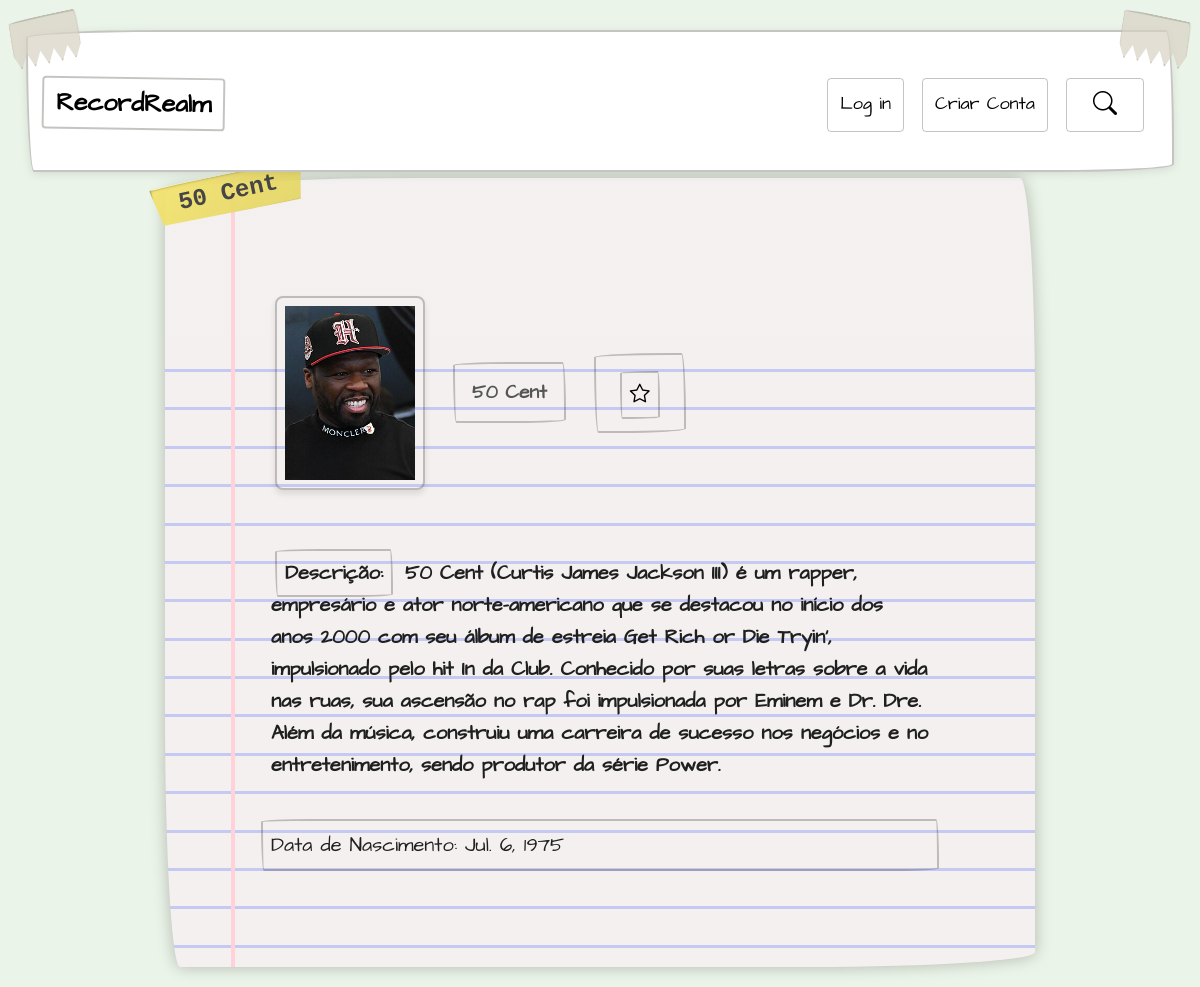
Screenshot of /artista/6/ with the database file from the repository.
### core/models.py (models this page shows, shortened)
class Artist(models.Model):
    id_artista = models.AutoField(primary_key=True)
    nome = models.CharField(max_length=255)
    descricao = models.TextField(null=True, blank=True)
    data_nascimento = models.DateField()
    data_falecimento = models.DateField(null=True, blank=True)
    imagem = models.ImageField(upload_to='artistas/', null=True, blank=True)
    favorito = models.ManyToManyField(User, related_name='artista_favorito', blank=True)

### core/views.py (the view)
# urls.py: path('artista/<int:id_artista>/', views.artista_detail, name='artista_detail'),
def artista_detail(request, id_artista):
    artista = get_object_or_404(Artist, id_artista=id_artista)
    is_favorited = False
    if request.user.is_authenticated:
        is_favorited = artista.favorito.filter(id=request.user.id).exists()
    return render(request, 'core/artista_detail.html', {
        'artista': artista,
        'is_favorited': is_favorited,
    })

### core/templates/core/artista_detail.html (shortened to what this page needs)
{% extends 'core/base.html' %}
{% block content %}
<div class="caixa-perfil paper">
    <div class="album-container label">
        <img class="img" src="{{ artista.imagem.url }}" alt="{{ artista.nome }}" />
        <div class="detalhes_artista">
            <h1 class="fita">{{ artista.nome }}</h1>
            <h2 class="nome_artista label">{{ artista.nome }}</h2>
        </div>
        <form method="post" action="{% url 'toggle_artista_favorito' artista.id_artista %}">
            <button type="submit" class="favorite-button" style="background: none; border: none;">
                {% if user in artista.favorito.all %}
                    <i class="bi bi-star-fill" style="color: gold;"></i>
                {% else %}
                    <i class="bi bi-star"></i>
                {% endif %}
            </button>
        </form>
    </div>
    <p class="label"><strong>Descrição:</strong> {{ artista.descricao }}</p>
    <p>Data de Nascimento: {{ artista.data_nascimento }}</p>
</div>
{% endblock %}

### core/static/css/style.css (style rules this page uses)
body { background: #ebf4e9; margin: 0; padding: 20px; display: flex; justify-content: center; flex-direction: column; }
*:not(html):not(body) { font-family: 'Handwritten', cursive; font-size: 1.25rem; padding: 0.5rem 0.5rem; margin: .5rem .25rem .25rem; outline: none; border-radius: 255px 15px 225px 15px/15px 225px 15px 255px; border: solid 0.1em #4140344E; }
form { display: flex; flex-direction: column; gap: 10px; }
.label { font-weight: bold; margin-bottom: 5px; border-color: transparent; }
:root { --main-line-color: hsl(234, 62%, 86%); --side-line-color: hsl(350, 100%, 91%); --paper-color: hsl(0, 15%, 95%); --ink-color: hsl(0, 0%, 12%); --line-thickness: 3px; --top-space: 4lh; --pink: #ecb2ba; --pink-dark: #c6939a; --tape-gray: #dbd8be; --tape-edge-gray: #b7b49d; --transparent: rgba(255, 255, 255, 0); }
.paper { background: var(--paper-color); margin: 2rem; padding: calc(var(--top-space) - 0.5lh) 3rem 1rem 5.5rem; font-size: 1.5rem; line-height: 1.6; color: var(--ink-color); background-image: linear-gradient( 90deg, transparent, transparent 4rem, var(--side-line-color) 4rem, var(--side-line-color) 4.25rem, transparent 4.25rem ), linear-gradient( var(--paper-color), var(--paper-color) var(--top-space), transparent var(--top-space) ), repeating-linear-gradient( transparent, transparent calc(1lh - var(--line-thickness)), var(--main-line-color) calc(1lh - var(--line-thickness)), var(--main-line-color) 1lh, transparent 1lh ); box-shadow: 0 0 1rem rgb(0 0 0 / 0.25); --bs-card-border-color: rgb(255 255 255 255); display: flex; flex-wrap: wrap; justify-content: space-between; margin: -12px; margin: auto; width: 75%; padding: 10px; }
.caixa-perfil { position: relative; max-width: 100%; margin-right: auto; padding: 90px; display: flex; flex-direction: column; gap: 15px; border-color: transparent; }
:root { --tape-gray: #d8d2c4; --tape-edge-gray: #b5b0a6; }
.fita { font-size: 1.5rem; position: absolute; top: -15px; left: -20px; padding: 5px 25px; background: linear-gradient(145deg, #f5e36b, #e3d45f); color: #333; font-weight: bold; font-family: 'Courier New', Courier, monospace; box-shadow: inset 0 1px 2px rgba(0,0,0,0.2), 2px 2px 5px rgba(0,0,0,0.3); transform: rotate(-12deg); clip-path: polygon(0 0, 100% 5%, 95% 100%, 5% 95%); opacity: 0.9; border-top: 1px solid rgba(255,255,255,0.7); border-bottom: 1px solid rgba(0,0,0,0.1); z-index: inherit; }
.album-container { display: flex; align-items: center; gap: 20px; margin-bottom: 20px; }
.img { max-width: 150px; height: auto; border-radius: 8px; box-shadow: 0 4px 6px rgba(0, 0, 0, 0.1); }
.nome_artista { margin: 0; font-size: 1.2rem; color: #555; }

### rows the page displays
Artist: imagem (picture), nome "50 Cent", descricao "50 Cent (Curtis James Jackson III) é um rapper, empresário e ator norte-americano que se destacou no início dos anos 2000 com seu álbum de estreia Get Rich or Die Tryin’, impulsionado pelo hit In da Club. Conhecido por suas letras sobre a vida nas ruas, sua ascensão no rap foi impulsionada por Eminem e Dr. Dre. Além da música, construiu uma carreira de sucesso nos negócios e no entretenimento, sendo produtor da série Power.", data_nascimento "Jul. 6, 1975"
